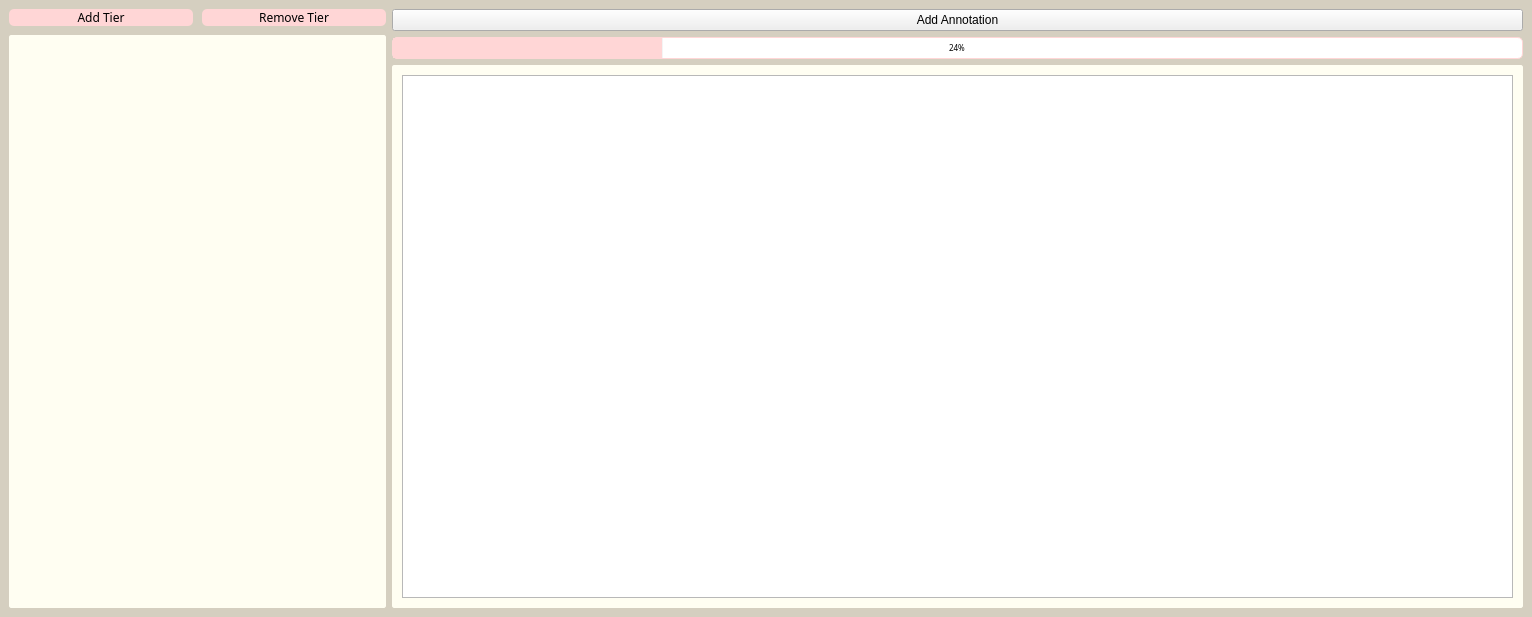
<?xml version="1.0" encoding="UTF-8"?>
<ui version="4.0">
 <class>Timeline</class>
 <widget class="QDockWidget" name="Timeline">
  <property name="geometry">
   <rect>
    <x>0</x>
    <y>0</y>
    <width>1532</width>
    <height>617</height>
   </rect>
  </property>
  <property name="styleSheet">
   <string notr="true">QDockWidget{
	background-color : #d5cfc0;
	font-color : black;
	font-family : Century Gothic;
	font-size : 14px; 
	border-radius : 3px
}</string>
  </property>
  <property name="windowTitle">
   <string>DockWidget</string>
  </property>
  <widget class="QWidget" name="dockWidgetContents">
   <property name="styleSheet">
    <string notr="true">dockWidgetContents {
	background-color : #d5cfc0;
	font-color : black;
	font-family : Century Gothic;
	font-size : 14px; 
	border-radius : 3px
}</string>
   </property>
   <layout class="QGridLayout" name="gridLayout">
    <item row="0" column="0">
     <layout class="QVBoxLayout" name="verticalLayout">
      <item>
       <layout class="QHBoxLayout" name="horizontalLayout" stretch="1,3">
        <item>
         <layout class="QVBoxLayout" name="verticalLayout_3">
          <property name="spacing">
           <number>9</number>
          </property>
          <item>
           <layout class="QGridLayout" name="gridLayout_2">
            <property name="verticalSpacing">
             <number>6</number>
            </property>
            <item row="0" column="0">
             <widget class="QPushButton" name="addTierButton">
              <property name="styleSheet">
               <string notr="true">QPushButton{
	font-color : black;
	font-family : Century Gothic;
	font-size : 12px;
	background-color : rgb(255, 214, 214);
	border : 1px rgb(255, 214, 214);
	border-radius :5px;
				
}
QPushButton:hover { background-color: white }</string>
              </property>
              <property name="text">
               <string>Add Tier</string>
              </property>
              <property name="iconSize">
               <size>
                <width>16</width>
                <height>16</height>
               </size>
              </property>
             </widget>
            </item>
            <item row="0" column="1">
             <widget class="QPushButton" name="removeTierButton">
              <property name="styleSheet">
               <string notr="true">QPushButton{
	font-color : black;
	font-family : Century Gothic;
	font-size : 12px;
	background-color : rgb(255, 214, 214);
	border : 1px rgb(255, 214, 214);
	border-radius :5px;
				
}
QPushButton:hover { background-color: white }</string>
              </property>
              <property name="text">
               <string>Remove Tier</string>
              </property>
             </widget>
            </item>
           </layout>
          </item>
          <item>
           <widget class="QTreeView" name="treeView">
            <property name="font">
             <font>
              <family>Century Gothic</family>
              <pointsize>12</pointsize>
             </font>
            </property>
            <property name="focusPolicy">
             <enum>Qt::StrongFocus</enum>
            </property>
            <property name="styleSheet">
             <string notr="true">QTreeView{
	font-color : black;
	font-family : Century Gothic;
	background-color: #fffef2;
	border : 1px solid #fffef2;
	border-radius :2px;
}</string>
            </property>
            <property name="alternatingRowColors">
             <bool>true</bool>
            </property>
            <property name="selectionMode">
             <enum>QAbstractItemView::SingleSelection</enum>
            </property>
            <property name="selectionBehavior">
             <enum>QAbstractItemView::SelectRows</enum>
            </property>
            <property name="uniformRowHeights">
             <bool>true</bool>
            </property>
            <property name="sortingEnabled">
             <bool>false</bool>
            </property>
            <property name="animated">
             <bool>true</bool>
            </property>
            <attribute name="headerVisible">
             <bool>false</bool>
            </attribute>
            <attribute name="headerShowSortIndicator" stdset="0">
             <bool>false</bool>
            </attribute>
           </widget>
          </item>
         </layout>
        </item>
        <item>
         <layout class="QVBoxLayout" name="verticalLayout_2">
          <item>
           <widget class="QPushButton" name="addAnnotationsButton">
            <property name="text">
             <string>Add Annotation</string>
            </property>
           </widget>
          </item>
          <item>
           <widget class="QProgressBar" name="progressBar">
            <property name="font">
             <font>
              <family>Lucida Fax</family>
              <pointsize>6</pointsize>
             </font>
            </property>
            <property name="styleSheet">
             <string notr="true">QProgressBar {
	background-image: url(:/waiting_img1.png);
	alternate-background-color : #f4f4f4;
    border : 1px solid #ffd6d6;
    border-radius : 5px;
	text-align : center;
 }

 QProgressBar::chunk {
	background-color : #ffd6d6;
	border-right : 1px solid #f4f4f4;
 }</string>
            </property>
            <property name="value">
             <number>24</number>
            </property>
           </widget>
          </item>
          <item>
           <widget class="QGroupBox" name="groupBox">
            <property name="styleSheet">
             <string notr="true">QGroupBox {
	background-color: #fffef2;
	border : 1px solid #fffef2;
	border-radius :2px;
}</string>
            </property>
            <property name="title">
             <string/>
            </property>
            <layout class="QGridLayout" name="gridLayout_3">
             <item row="0" column="0">
              <widget class="QTableView" name="tableView"/>
             </item>
            </layout>
           </widget>
          </item>
         </layout>
        </item>
       </layout>
      </item>
     </layout>
    </item>
   </layout>
  </widget>
 </widget>
 <resources/>
 <connections/>
</ui>
